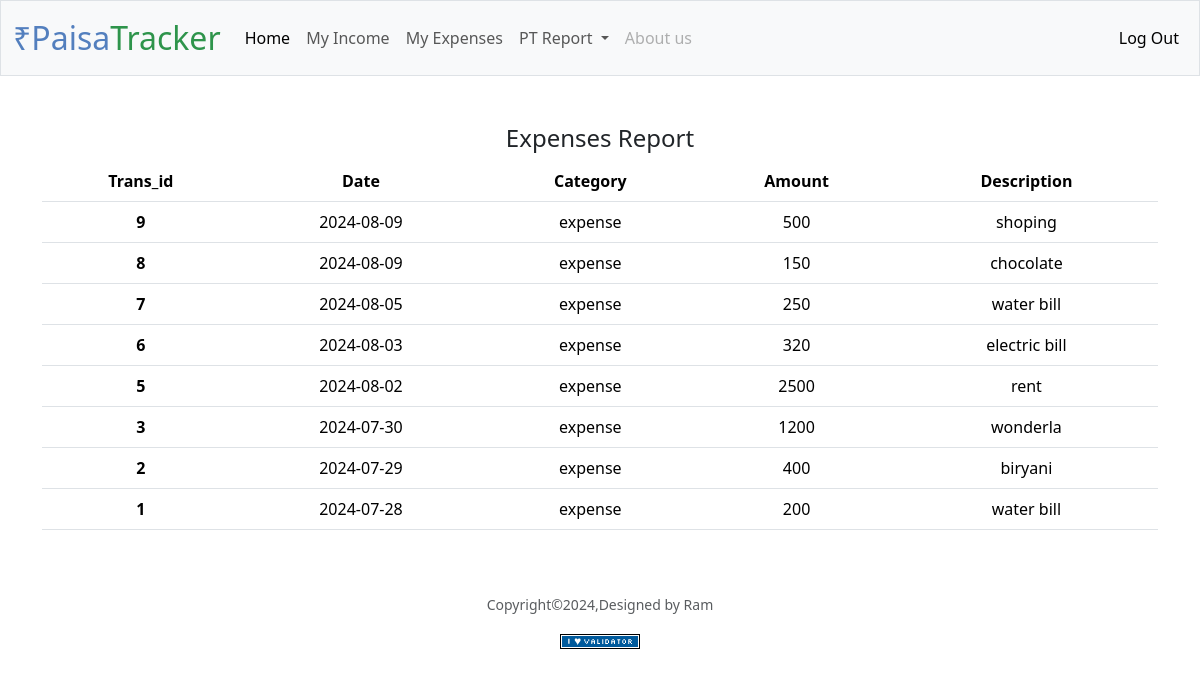
The page /expense (signed in) on the database its author committed.
### tables this page shows
CREATE TABLE expenses (
    expense_id INTEGER PRIMARY KEY ,
    user_id INT,
    amount DECIMAL(10,2),
    category VARCHAR(50),
    description TEXT,
    date DATE,
    FOREIGN KEY (user_id) REFERENCES users(id)
);

### app.py (the view)
@app.route("/expense")
def expense():
    expenses_table = db.execute("SELECT * FROM expenses WHERE category=(?)  AND user_id=? ORDER BY expense_id DESC LIMIT 100", "expense", session["user_id"])
    return render_template("expense.html", expenses_table=expenses_table)

### app.py (called while the page is built)
@app.after_request
def after_request(response):
    response.headers["Cache-Control"] = "no-cache, no-store, must-revalidate"
    response.headers["Expires"] = 0
    response.headers["Pragma"] = "no-cache"
    return response

### templates/expense.html (shortened to what this page needs)
{% extends "layout.html" %}
{% block main %}
<table class="table">
    <tcaption><h4>Expenses Report</h4><tcaption>
    <thead>
      <tr>
        <th scope="col">Trans_id</th>
        <th scope="col">Date</th>
        <th scope="col">Category</th>
        <th scope="col">Amount</th>
        <th scope="col">Description</th>
      </tr>
    </thead>
    <tbody>
      {% for row in expenses_table %}
        <tr>
          <th scope="row">{{row.expense_id}}</th>
          <td>{{row.date}}</td>
          <td>{{row.category}}</td>
          <td>{{row.amount}}</td>
          <td>{{row.description}}</td>
        </tr>
      {% endfor %}
    </tbody>
  </table>
{% endblock %}

### templates/layout.html (shortened to what this page needs)
<!doctype html>
<html lang="en">
  <head>
      <link href="https://cdn.jsdelivr.net/npm/bootstrap@5.3.3/dist/css/bootstrap.min.css" rel="stylesheet">
      <link href="/static/styles.css" rel="stylesheet">
  </head>
  <body>
    <nav class="bg-light border navbar navbar-expand-md navbar-light ">
        <div class="container-fluid">
          <a class="navbar-brand" href="/"><span class="blue">₹</span><span class="blue">P</span><span class="blue">a</span><span class="blue">i</span><span class="blue">s</span><span class="blue">a</span><span class="green">Tracker</span></a>
          {% if session["user_id"] %}
          <div class="collapse navbar-collapse" id="navbarSupportedContent">
            <ul class="navbar-nav me-auto mb-2 mb-lg-0">
              <li class="nav-item">
                <a class="nav-link active" aria-current="page" href="/home">Home</a>
              </li>
              <li class="nav-item">
                <a class="nav-link" href="/income">My Income</a>
              </li>
              <li class="nav-item">
                <a class="nav-link" href="/expense">My Expenses</a>
              </li>
              <li class="nav-item dropdown">
                <a class="nav-link dropdown-toggle" href="#" role="button" data-bs-toggle="dropdown" aria-expanded="false">
                  PT Report
                </a>
              </li>
              <li class="nav-item">
                <a class="nav-link disabled" aria-disabled="true">About us</a>
              </li>
            </ul>
            <ul class="navbar-nav ms-auto mb-2 mb-lg-0">
                <li class="nav-item ">
                  <a class="nav-link active" aria-current="page" href="/logout">Log Out</a>
                </li>
            </ul>
            {% else %}
            <ul class="navbar-nav ms-auto mb-2 mb-lg-0">
              <li class="nav-item">
                <a class="nav-link active" aria-current="page" href="/login">Log in</a>
              </li>
            </ul>
            {% endif %}
          </div>
        </div>
      </nav>
    <main class="container py-5 text-center">
        {% block main %}{% endblock %}
    </main>
    <footer class="mb-5">
      <p class="mb-3 small text-center text-muted">
         Copyright&#169;2024,Designed by Ram
      </p>
      <form action="https://validator.w3.org/check" class="text-center" enctype="multipart/form-data" method="post" target="_blank">
          <input alt="Validate" src="static/I_heart_validator.png" type="image">
      </form>
  </footer>
  </body>
</html>

### static/styles.css (style rules this page uses)
nav .navbar-brand { font-size: xx-large; }
nav .navbar-brand .blue { color: #537fbe; }
nav .navbar-brand .green { color: #2e944b; }
.blue { color: blue; }
.green { color: green; }

### rows shown on the page
expenses: expense_id "9", date "2024-08-09", category "expense", amount "500", description "shoping"
expenses: expense_id "8", date "2024-08-09", category "expense", amount "150", description "chocolate"
expenses: expense_id "7", date "2024-08-05", category "expense", amount "250", description "water bill"
expenses: expense_id "6", date "2024-08-03", category "expense", amount "320", description "electric bill"
expenses: expense_id "5", date "2024-08-02", category "expense", amount "2500", description "rent"
expenses: expense_id "3", date "2024-07-30", category "expense", amount "1200", description "wonderla"
expenses: expense_id "2", date "2024-07-29", category "expense", amount "400", description "biryani"
expenses: expense_id "1", date "2024-07-28", category "expense", amount "200", description "water bill"
